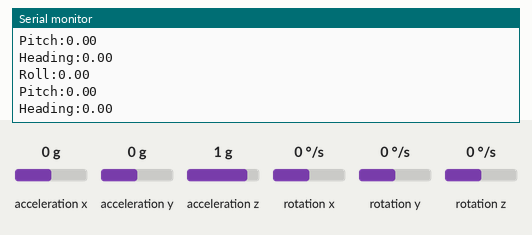
A sketch run on a simulated Arduino Nano 33 BLE. On the bench: the last lines printed to the serial monitor. Inputs (shaded band) come from the test bench; at power-on: acceleration x 0 g, acceleration y 0 g, rotation x 0 °/s, acceleration z 1 g, rotation y 0 °/s, rotation z 0 °/s.

Above: at 1.2 s.
1.3 s: acceleration x set to -1.4 g
At 1.58 s:
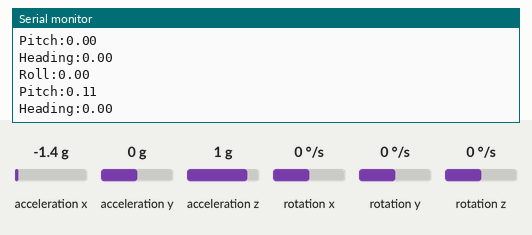
2.8 s: acceleration y set to -1.4 g
At 3.0 s:
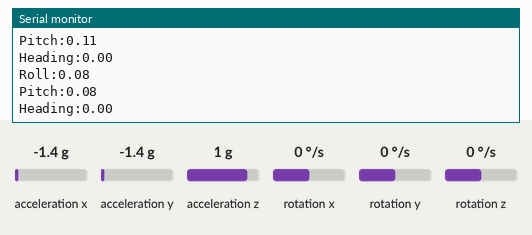
4.3 s: rotation x set to -192 °/s
At 4.62 s:
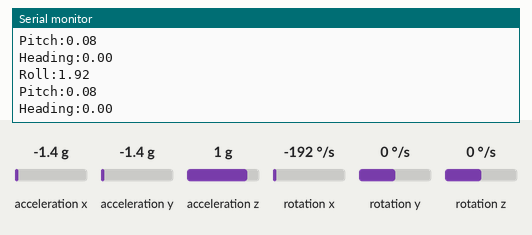
5.8 s: acceleration z set to -1.4 g
At 6.04 s:
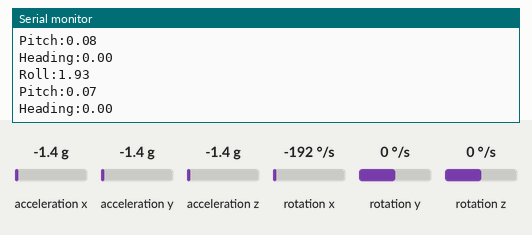
7.3 s: rotation y set to -192 °/s
At 7.46 s:
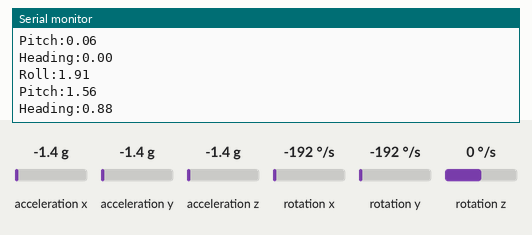
8.8 s: rotation z set to -192 °/s
At 8.88 s:
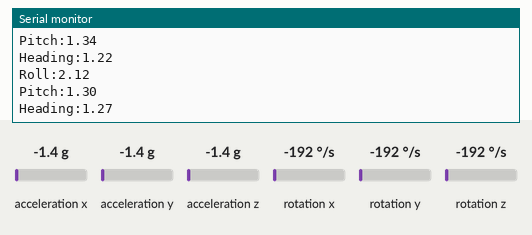
Timing chart, 0 to 11.8 s (numbered marks = the images above; inputs shaded):
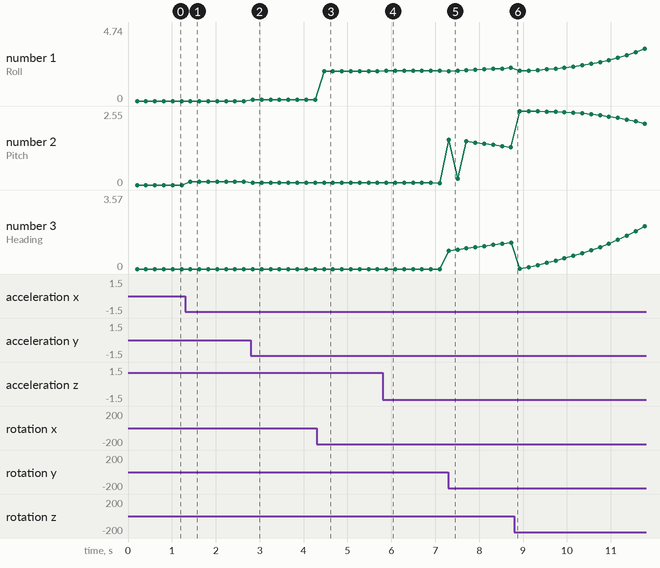

The sketch:

Giroscopio_Teste2.ino
```cpp
#include <Arduino_LSM9DS1.h>
#include "MadgwickAHRS.h"

// inicializa o filtro do Madgwick:
Madgwick filter;
// o sample rate do sensor é de 104 Hz:
const float sensorRate = 104.00;
float oldRoll, oldPitch, oldHeading;
float *pRoll = NULL;

void setup() {
  Serial.begin(9600);
  // tenta iniciar o IMU
  if (!IMU.begin()) {
    Serial.println("Falha na inicializacao do IMU");

    // para o código no caso de falha na inicialização do IMU
    while (true);
  }
  // começa o filtro para rodar na sample rate
  filter.begin(sensorRate);

}

void loop() {
  // valores para a aceleração (Acc) e rotação (Gyro)
  float xAcc, yAcc, zAcc;
  float xGyro, yGyro, zGyro;

  // valores de orientacao e comparacao:
  float roll, pitch, heading;

  // checa a capacidade de leitura do IMU
  if (IMU.accelerationAvailable() &&
      IMU.gyroscopeAvailable()) {
    // lê e atribui os valores de aceleração e rotação:
    IMU.readAcceleration(xAcc, yAcc, zAcc);
    IMU.readGyroscope(xGyro, yGyro, zGyro);

    // atualiza o filtro, o qual computa a orientação
    filter.updateIMU(xGyro, yGyro, zGyro, xAcc, yAcc, zAcc);

    // define o direcionamento axial (heading), inclinação frontal (pitch) e lateral (roll).
    roll = filter.getRoll();
    pitch = filter.getPitch();
    heading = filter.getYaw();

    if (pRoll == NULL){
      pRoll = &oldRoll;
    }
    else{
      // procura detectar movimento, tentando "ignorar" a compensação do próprio módulo
      // funciona comparando o roll com o oldRoll, por exemplo, caso a variação seja maior do que a minima definida (no caso, 3 graus), dá alerta. O menor de 89 serve para o caso de uma virada completa, de 90 para 0, por exemplo.
      if (abs(abs(roll) - abs(oldRoll)) > 3 and abs(abs(roll) - abs(oldRoll)) < 85){
        Serial.println("Movimento detectado!");
      }
      Serial.print("Roll:");
      Serial.println(abs(abs(roll) - abs(oldRoll)));
      if (abs(abs(pitch) - abs(oldPitch)) > 3 and abs(abs(roll) - abs(oldPitch)) < 85){
        Serial.println("Movimento detectado!");
      }
      Serial.print("Pitch:");
      Serial.println(abs(abs(pitch) - abs(oldPitch)));
      if (abs(abs(heading) - abs(oldHeading)) > 3 and abs(abs(heading) - abs(oldHeading)) < 355){
        Serial.println("Movimento detectado!");
      }
      Serial.print("Heading:");
      Serial.println(abs(abs(heading) - abs(oldHeading)));
    }
    // atribui a primeira leitura ao valor "old"
    oldRoll = roll;
    oldPitch = pitch;
    oldHeading = heading;
    delay(200);
    // Caso queira printar os valores tambem
    //Serial.print("Orientacao: ");
    //Serial.print(heading);
    //Serial.print(" ");
    //Serial.print(pitch);
    //Serial.print(" ");
    //Serial.println(roll);

  }
}
```

Measured:
- after the input at 1.3 s, the serial monitor: prints a new line after 0.12 s (image 1)
- after the input at 2.8 s, the serial monitor: prints a new line at once (image 2)
- after the input at 4.3 s, the serial monitor: prints a new line after 0.16 s (image 3)
- after the input at 5.8 s, the serial monitor: prints a new line after 0.08 s (image 4)
- after the input at 7.3 s, the serial monitor: prints a new line at once (image 5)
- plotted number 1: 0 → 0.08 after the input at 2.8 s, 0.08 → 1.92 after the input at 4.3 s, 1.92 → 1.93 after the input at 5.8 s, 1.93 → 2.12 after the input at 7.3 s
- plotted number 2: 0 → 0.11 after the input at 1.3 s, 0.11 → 0.08 after the input at 2.8 s, 0.08 → 0.06 after the input at 5.8 s, 0.06 → 1.3 after the input at 7.3 s
- plotted number 3: 0 → 1.27 after the input at 7.3 s
